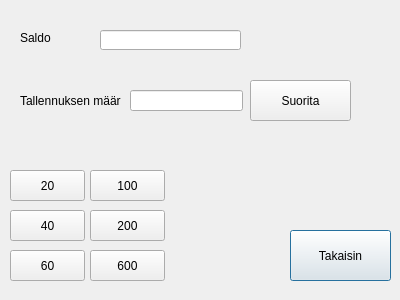
<?xml version="1.0" encoding="UTF-8"?>
<ui version="4.0">
 <class>Talletus</class>
 <widget class="QDialog" name="Talletus">
  <property name="geometry">
   <rect>
    <x>0</x>
    <y>0</y>
    <width>400</width>
    <height>300</height>
   </rect>
  </property>
  <property name="sizePolicy">
   <sizepolicy hsizetype="Maximum" vsizetype="Maximum">
    <horstretch>0</horstretch>
    <verstretch>0</verstretch>
   </sizepolicy>
  </property>
  <property name="windowTitle">
   <string>Dialog</string>
  </property>
  <widget class="QLineEdit" name="lineEdit">
   <property name="geometry">
    <rect>
     <x>100</x>
     <y>30</y>
     <width>141</width>
     <height>20</height>
    </rect>
   </property>
  </widget>
  <widget class="QLabel" name="label">
   <property name="geometry">
    <rect>
     <x>20</x>
     <y>30</y>
     <width>41</width>
     <height>16</height>
    </rect>
   </property>
   <property name="text">
    <string>Saldo</string>
   </property>
  </widget>
  <widget class="QPushButton" name="pushButton">
   <property name="geometry">
    <rect>
     <x>290</x>
     <y>230</y>
     <width>101</width>
     <height>51</height>
    </rect>
   </property>
   <property name="text">
    <string>Takaisin</string>
   </property>
  </widget>
  <widget class="QLabel" name="label_2">
   <property name="geometry">
    <rect>
     <x>20</x>
     <y>90</y>
     <width>101</width>
     <height>21</height>
    </rect>
   </property>
   <property name="text">
    <string>Tallennuksen määrä</string>
   </property>
  </widget>
  <widget class="QLineEdit" name="lineEdit_2">
   <property name="geometry">
    <rect>
     <x>130</x>
     <y>90</y>
     <width>113</width>
     <height>21</height>
    </rect>
   </property>
  </widget>
  <widget class="QPushButton" name="pushButton_2">
   <property name="geometry">
    <rect>
     <x>10</x>
     <y>170</y>
     <width>75</width>
     <height>31</height>
    </rect>
   </property>
   <property name="text">
    <string>20</string>
   </property>
  </widget>
  <widget class="QPushButton" name="pushButton_3">
   <property name="geometry">
    <rect>
     <x>10</x>
     <y>210</y>
     <width>75</width>
     <height>31</height>
    </rect>
   </property>
   <property name="text">
    <string>40</string>
   </property>
  </widget>
  <widget class="QPushButton" name="pushButton_4">
   <property name="geometry">
    <rect>
     <x>10</x>
     <y>250</y>
     <width>75</width>
     <height>31</height>
    </rect>
   </property>
   <property name="text">
    <string>60</string>
   </property>
  </widget>
  <widget class="QPushButton" name="pushButton_5">
   <property name="geometry">
    <rect>
     <x>90</x>
     <y>170</y>
     <width>75</width>
     <height>31</height>
    </rect>
   </property>
   <property name="text">
    <string>100</string>
   </property>
  </widget>
  <widget class="QPushButton" name="pushButton_6">
   <property name="geometry">
    <rect>
     <x>90</x>
     <y>210</y>
     <width>75</width>
     <height>31</height>
    </rect>
   </property>
   <property name="text">
    <string>200</string>
   </property>
  </widget>
  <widget class="QPushButton" name="pushButton_7">
   <property name="geometry">
    <rect>
     <x>90</x>
     <y>250</y>
     <width>75</width>
     <height>31</height>
    </rect>
   </property>
   <property name="text">
    <string>600</string>
   </property>
  </widget>
  <widget class="QPushButton" name="pushButton_8">
   <property name="geometry">
    <rect>
     <x>250</x>
     <y>80</y>
     <width>101</width>
     <height>41</height>
    </rect>
   </property>
   <property name="text">
    <string>Suorita</string>
   </property>
  </widget>
 </widget>
 <resources/>
 <connections/>
</ui>
